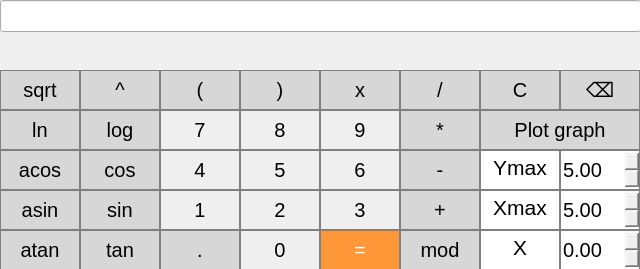
<?xml version="1.0" encoding="UTF-8"?>
<ui version="4.0">
 <class>MainWindow</class>
 <widget class="QMainWindow" name="MainWindow">
  <property name="geometry">
   <rect>
    <x>0</x>
    <y>0</y>
    <width>640</width>
    <height>269</height>
   </rect>
  </property>
  <property name="windowTitle">
   <string>MainWindow</string>
  </property>
  <widget class="QWidget" name="centralwidget">
   <widget class="QPushButton" name="pushButton_0">
    <property name="geometry">
     <rect>
      <x>240</x>
      <y>230</y>
      <width>80</width>
      <height>40</height>
     </rect>
    </property>
    <property name="font">
     <font>
      <pointsize>15</pointsize>
     </font>
    </property>
    <property name="styleSheet">
     <string notr="true">QPushButton {
   border: 1px solid gray;
}
QPushButton:pressed {
    background-color: qlineargradient(x1: 0, y1: 0, x2: 0, y2: 1,
                                      stop: 0 #dadbde, stop: 1 #f6f7fa);
}</string>
    </property>
    <property name="text">
     <string>0</string>
    </property>
   </widget>
   <widget class="QPushButton" name="pushButton_power">
    <property name="geometry">
     <rect>
      <x>80</x>
      <y>70</y>
      <width>80</width>
      <height>40</height>
     </rect>
    </property>
    <property name="font">
     <font>
      <pointsize>15</pointsize>
     </font>
    </property>
    <property name="styleSheet">
     <string notr="true">QPushButton {
  background-color: rgb(215, 215, 215);
  border: 1px solid gray;
}
QPushButton:pressed {
    background-color: qlineargradient(x1: 0, y1: 0, x2: 0, y2: 1,
                                      stop: 0 #BEBEBE, stop: 1 #D7D7D7);
}</string>
    </property>
    <property name="text">
     <string>^</string>
    </property>
   </widget>
   <widget class="QPushButton" name="pushButton_delete">
    <property name="geometry">
     <rect>
      <x>560</x>
      <y>70</y>
      <width>80</width>
      <height>40</height>
     </rect>
    </property>
    <property name="font">
     <font>
      <pointsize>15</pointsize>
     </font>
    </property>
    <property name="styleSheet">
     <string notr="true">QPushButton {
  background-color: rgb(215, 215, 215);
  border: 1px solid gray;
}
QPushButton:pressed {
    background-color: qlineargradient(x1: 0, y1: 0, x2: 0, y2: 1,
                                      stop: 0 #BEBEBE, stop: 1 #D7D7D7);
}</string>
    </property>
    <property name="text">
     <string>⌫</string>
    </property>
   </widget>
   <widget class="QPushButton" name="pushButton_1">
    <property name="geometry">
     <rect>
      <x>160</x>
      <y>190</y>
      <width>80</width>
      <height>40</height>
     </rect>
    </property>
    <property name="font">
     <font>
      <pointsize>15</pointsize>
     </font>
    </property>
    <property name="styleSheet">
     <string notr="true">QPushButton {
   border: 1px solid gray;
}
QPushButton:pressed {
    background-color: qlineargradient(x1: 0, y1: 0, x2: 0, y2: 1,
                                      stop: 0 #dadbde, stop: 1 #f6f7fa);
}</string>
    </property>
    <property name="text">
     <string>1</string>
    </property>
   </widget>
   <widget class="QPushButton" name="pushButton_ln">
    <property name="geometry">
     <rect>
      <x>0</x>
      <y>110</y>
      <width>80</width>
      <height>40</height>
     </rect>
    </property>
    <property name="font">
     <font>
      <pointsize>15</pointsize>
     </font>
    </property>
    <property name="styleSheet">
     <string notr="true">QPushButton {
  background-color: rgb(215, 215, 215);
  border: 1px solid gray;
}
QPushButton:pressed {
    background-color: qlineargradient(x1: 0, y1: 0, x2: 0, y2: 1,
                                      stop: 0 #BEBEBE, stop: 1 #D7D7D7);
}</string>
    </property>
    <property name="text">
     <string>ln</string>
    </property>
   </widget>
   <widget class="QPushButton" name="pushButton_close_bracket">
    <property name="geometry">
     <rect>
      <x>240</x>
      <y>70</y>
      <width>80</width>
      <height>40</height>
     </rect>
    </property>
    <property name="font">
     <font>
      <pointsize>15</pointsize>
     </font>
    </property>
    <property name="styleSheet">
     <string notr="true">QPushButton {
  background-color: rgb(215, 215, 215);
  border: 1px solid gray;
}
QPushButton:pressed {
    background-color: qlineargradient(x1: 0, y1: 0, x2: 0, y2: 1,
                                      stop: 0 #BEBEBE, stop: 1 #D7D7D7);
}</string>
    </property>
    <property name="text">
     <string>)</string>
    </property>
   </widget>
   <widget class="QPushButton" name="pushButton_plus">
    <property name="geometry">
     <rect>
      <x>400</x>
      <y>190</y>
      <width>80</width>
      <height>40</height>
     </rect>
    </property>
    <property name="font">
     <font>
      <pointsize>15</pointsize>
     </font>
    </property>
    <property name="styleSheet">
     <string notr="true">QPushButton {
  background-color: rgb(215, 215, 215);
  border: 1px solid gray;
}
QPushButton:pressed {
    background-color: qlineargradient(x1: 0, y1: 0, x2: 0, y2: 1,
                                      stop: 0 #BEBEBE, stop: 1 #D7D7D7);
}</string>
    </property>
    <property name="text">
     <string>+</string>
    </property>
   </widget>
   <widget class="QPushButton" name="pushButton_log">
    <property name="geometry">
     <rect>
      <x>80</x>
      <y>110</y>
      <width>80</width>
      <height>40</height>
     </rect>
    </property>
    <property name="font">
     <font>
      <pointsize>15</pointsize>
     </font>
    </property>
    <property name="styleSheet">
     <string notr="true">QPushButton {
  background-color: rgb(215, 215, 215);
  border: 1px solid gray;
}
QPushButton:pressed {
    background-color: qlineargradient(x1: 0, y1: 0, x2: 0, y2: 1,
                                      stop: 0 #BEBEBE, stop: 1 #D7D7D7);
}</string>
    </property>
    <property name="text">
     <string>log</string>
    </property>
   </widget>
   <widget class="QPushButton" name="pushButton_dot">
    <property name="geometry">
     <rect>
      <x>160</x>
      <y>230</y>
      <width>80</width>
      <height>40</height>
     </rect>
    </property>
    <property name="font">
     <font>
      <pointsize>15</pointsize>
     </font>
    </property>
    <property name="styleSheet">
     <string notr="true">QPushButton {
  background-color: rgb(215, 215, 215);
  border: 1px solid gray;
}
QPushButton:pressed {
    background-color: qlineargradient(x1: 0, y1: 0, x2: 0, y2: 1,
                                      stop: 0 #BEBEBE, stop: 1 #D7D7D7);
}</string>
    </property>
    <property name="text">
     <string>.</string>
    </property>
   </widget>
   <widget class="QPushButton" name="pushButton_plot">
    <property name="geometry">
     <rect>
      <x>480</x>
      <y>110</y>
      <width>160</width>
      <height>40</height>
     </rect>
    </property>
    <property name="font">
     <font>
      <pointsize>15</pointsize>
     </font>
    </property>
    <property name="styleSheet">
     <string notr="true">QPushButton {
  background-color: rgb(215, 215, 215);
  border: 1px solid gray;
}
QPushButton:pressed {
    background-color: qlineargradient(x1: 0, y1: 0, x2: 0, y2: 1,
                                      stop: 0 #BEBEBE, stop: 1 #D7D7D7);
}</string>
    </property>
    <property name="text">
     <string>Plot graph</string>
    </property>
   </widget>
   <widget class="QPushButton" name="pushButton_acos">
    <property name="geometry">
     <rect>
      <x>0</x>
      <y>150</y>
      <width>80</width>
      <height>40</height>
     </rect>
    </property>
    <property name="font">
     <font>
      <pointsize>15</pointsize>
     </font>
    </property>
    <property name="styleSheet">
     <string notr="true">QPushButton {
  background-color: rgb(215, 215, 215);
  border: 1px solid gray;
}
QPushButton:pressed {
    background-color: qlineargradient(x1: 0, y1: 0, x2: 0, y2: 1,
                                      stop: 0 #BEBEBE, stop: 1 #D7D7D7);
}</string>
    </property>
    <property name="text">
     <string>acos</string>
    </property>
   </widget>
   <widget class="QPushButton" name="pushButton_mult">
    <property name="geometry">
     <rect>
      <x>400</x>
      <y>110</y>
      <width>80</width>
      <height>40</height>
     </rect>
    </property>
    <property name="font">
     <font>
      <pointsize>15</pointsize>
     </font>
    </property>
    <property name="styleSheet">
     <string notr="true">QPushButton {
  background-color: rgb(215, 215, 215);
  border: 1px solid gray;
}
QPushButton:pressed {
    background-color: qlineargradient(x1: 0, y1: 0, x2: 0, y2: 1,
                                      stop: 0 #BEBEBE, stop: 1 #D7D7D7);
}</string>
    </property>
    <property name="text">
     <string>*</string>
    </property>
   </widget>
   <widget class="QPushButton" name="pushButton_sqrt">
    <property name="geometry">
     <rect>
      <x>0</x>
      <y>70</y>
      <width>80</width>
      <height>40</height>
     </rect>
    </property>
    <property name="font">
     <font>
      <pointsize>15</pointsize>
     </font>
    </property>
    <property name="styleSheet">
     <string notr="true">QPushButton {
  background-color: rgb(215, 215, 215);
  border: 1px solid gray;
}
QPushButton:pressed {
    background-color: qlineargradient(x1: 0, y1: 0, x2: 0, y2: 1,
                                      stop: 0 #BEBEBE, stop: 1 #D7D7D7);
}</string>
    </property>
    <property name="text">
     <string>sqrt</string>
    </property>
   </widget>
   <widget class="QPushButton" name="pushButton_sin">
    <property name="geometry">
     <rect>
      <x>80</x>
      <y>190</y>
      <width>80</width>
      <height>40</height>
     </rect>
    </property>
    <property name="font">
     <font>
      <pointsize>15</pointsize>
     </font>
    </property>
    <property name="styleSheet">
     <string notr="true">QPushButton {
  background-color: rgb(215, 215, 215);
  border: 1px solid gray;
}
QPushButton:pressed {
    background-color: qlineargradient(x1: 0, y1: 0, x2: 0, y2: 1,
                                      stop: 0 #BEBEBE, stop: 1 #D7D7D7);
}</string>
    </property>
    <property name="text">
     <string>sin</string>
    </property>
   </widget>
   <widget class="QPushButton" name="pushButton_6">
    <property name="geometry">
     <rect>
      <x>320</x>
      <y>150</y>
      <width>80</width>
      <height>40</height>
     </rect>
    </property>
    <property name="font">
     <font>
      <pointsize>15</pointsize>
     </font>
    </property>
    <property name="styleSheet">
     <string notr="true">QPushButton {
   border: 1px solid gray;
}
QPushButton:pressed {
    background-color: qlineargradient(x1: 0, y1: 0, x2: 0, y2: 1,
                                      stop: 0 #dadbde, stop: 1 #f6f7fa);
}</string>
    </property>
    <property name="text">
     <string>6</string>
    </property>
   </widget>
   <widget class="QPushButton" name="pushButton_8">
    <property name="geometry">
     <rect>
      <x>240</x>
      <y>110</y>
      <width>80</width>
      <height>40</height>
     </rect>
    </property>
    <property name="font">
     <font>
      <pointsize>15</pointsize>
     </font>
    </property>
    <property name="styleSheet">
     <string notr="true">QPushButton {
   border: 1px solid gray;
}
QPushButton:pressed {
    background-color: qlineargradient(x1: 0, y1: 0, x2: 0, y2: 1,
                                      stop: 0 #dadbde, stop: 1 #f6f7fa);
}</string>
    </property>
    <property name="text">
     <string>8</string>
    </property>
   </widget>
   <widget class="QPushButton" name="pushButton_tan">
    <property name="geometry">
     <rect>
      <x>80</x>
      <y>230</y>
      <width>80</width>
      <height>40</height>
     </rect>
    </property>
    <property name="font">
     <font>
      <pointsize>15</pointsize>
     </font>
    </property>
    <property name="styleSheet">
     <string notr="true">QPushButton {
  background-color: rgb(215, 215, 215);
  border: 1px solid gray;
}
QPushButton:pressed {
    background-color: qlineargradient(x1: 0, y1: 0, x2: 0, y2: 1,
                                      stop: 0 #BEBEBE, stop: 1 #D7D7D7);
}</string>
    </property>
    <property name="text">
     <string>tan</string>
    </property>
   </widget>
   <widget class="QPushButton" name="pushButton_3">
    <property name="geometry">
     <rect>
      <x>320</x>
      <y>190</y>
      <width>80</width>
      <height>40</height>
     </rect>
    </property>
    <property name="font">
     <font>
      <pointsize>15</pointsize>
     </font>
    </property>
    <property name="styleSheet">
     <string notr="true">QPushButton {
   border: 1px solid gray;
}
QPushButton:pressed {
    background-color: qlineargradient(x1: 0, y1: 0, x2: 0, y2: 1,
                                      stop: 0 #dadbde, stop: 1 #f6f7fa);
}</string>
    </property>
    <property name="text">
     <string>3</string>
    </property>
   </widget>
   <widget class="QPushButton" name="pushButton_cos">
    <property name="geometry">
     <rect>
      <x>80</x>
      <y>150</y>
      <width>80</width>
      <height>40</height>
     </rect>
    </property>
    <property name="font">
     <font>
      <pointsize>15</pointsize>
     </font>
    </property>
    <property name="styleSheet">
     <string notr="true">QPushButton {
  background-color: rgb(215, 215, 215);
  border: 1px solid gray;
}
QPushButton:pressed {
    background-color: qlineargradient(x1: 0, y1: 0, x2: 0, y2: 1,
                                      stop: 0 #BEBEBE, stop: 1 #D7D7D7);
}</string>
    </property>
    <property name="text">
     <string>cos</string>
    </property>
   </widget>
   <widget class="QPushButton" name="pushButton_9">
    <property name="geometry">
     <rect>
      <x>320</x>
      <y>110</y>
      <width>80</width>
      <height>40</height>
     </rect>
    </property>
    <property name="font">
     <font>
      <pointsize>15</pointsize>
     </font>
    </property>
    <property name="styleSheet">
     <string notr="true">QPushButton {
   border: 1px solid gray;
}
QPushButton:pressed {
    background-color: qlineargradient(x1: 0, y1: 0, x2: 0, y2: 1,
                                      stop: 0 #dadbde, stop: 1 #f6f7fa);
}</string>
    </property>
    <property name="text">
     <string>9</string>
    </property>
   </widget>
   <widget class="QPushButton" name="pushButton_div">
    <property name="geometry">
     <rect>
      <x>400</x>
      <y>70</y>
      <width>80</width>
      <height>40</height>
     </rect>
    </property>
    <property name="font">
     <font>
      <pointsize>15</pointsize>
     </font>
    </property>
    <property name="styleSheet">
     <string notr="true">QPushButton {
  background-color: rgb(215, 215, 215);
  border: 1px solid gray;
}
QPushButton:pressed {
    background-color: qlineargradient(x1: 0, y1: 0, x2: 0, y2: 1,
                                      stop: 0 #BEBEBE, stop: 1 #D7D7D7);
}</string>
    </property>
    <property name="text">
     <string>/</string>
    </property>
   </widget>
   <widget class="QPushButton" name="pushButton_2">
    <property name="geometry">
     <rect>
      <x>240</x>
      <y>190</y>
      <width>80</width>
      <height>40</height>
     </rect>
    </property>
    <property name="font">
     <font>
      <pointsize>15</pointsize>
     </font>
    </property>
    <property name="styleSheet">
     <string notr="true">QPushButton {
   border: 1px solid gray;
}
QPushButton:pressed {
    background-color: qlineargradient(x1: 0, y1: 0, x2: 0, y2: 1,
                                      stop: 0 #dadbde, stop: 1 #f6f7fa);
}</string>
    </property>
    <property name="text">
     <string>2</string>
    </property>
   </widget>
   <widget class="QPushButton" name="pushButton_mod">
    <property name="geometry">
     <rect>
      <x>400</x>
      <y>230</y>
      <width>80</width>
      <height>40</height>
     </rect>
    </property>
    <property name="font">
     <font>
      <pointsize>15</pointsize>
     </font>
    </property>
    <property name="styleSheet">
     <string notr="true">QPushButton {
  background-color: rgb(215, 215, 215);
  border: 1px solid gray;
}
QPushButton:pressed {
    background-color: qlineargradient(x1: 0, y1: 0, x2: 0, y2: 1,
                                      stop: 0 #BEBEBE, stop: 1 #D7D7D7);
}</string>
    </property>
    <property name="text">
     <string>mod</string>
    </property>
   </widget>
   <widget class="QPushButton" name="pushButton_minus">
    <property name="geometry">
     <rect>
      <x>400</x>
      <y>150</y>
      <width>80</width>
      <height>40</height>
     </rect>
    </property>
    <property name="font">
     <font>
      <pointsize>15</pointsize>
     </font>
    </property>
    <property name="styleSheet">
     <string notr="true">QPushButton {
  background-color: rgb(215, 215, 215);
  border: 1px solid gray;
}
QPushButton:pressed {
    background-color: qlineargradient(x1: 0, y1: 0, x2: 0, y2: 1,
                                      stop: 0 #BEBEBE, stop: 1 #D7D7D7);
}</string>
    </property>
    <property name="text">
     <string>-</string>
    </property>
   </widget>
   <widget class="QPushButton" name="pushButton_x">
    <property name="geometry">
     <rect>
      <x>320</x>
      <y>70</y>
      <width>80</width>
      <height>40</height>
     </rect>
    </property>
    <property name="font">
     <font>
      <pointsize>15</pointsize>
     </font>
    </property>
    <property name="styleSheet">
     <string notr="true">QPushButton {
  background-color: rgb(215, 215, 215);
  border: 1px solid gray;
}
QPushButton:pressed {
    background-color: qlineargradient(x1: 0, y1: 0, x2: 0, y2: 1,
                                      stop: 0 #BEBEBE, stop: 1 #D7D7D7);
}</string>
    </property>
    <property name="text">
     <string>x</string>
    </property>
   </widget>
   <widget class="QPushButton" name="pushButton_7">
    <property name="geometry">
     <rect>
      <x>160</x>
      <y>110</y>
      <width>80</width>
      <height>40</height>
     </rect>
    </property>
    <property name="font">
     <font>
      <pointsize>15</pointsize>
     </font>
    </property>
    <property name="styleSheet">
     <string notr="true">QPushButton {
   border: 1px solid gray;
}
QPushButton:pressed {
    background-color: qlineargradient(x1: 0, y1: 0, x2: 0, y2: 1,
                                      stop: 0 #dadbde, stop: 1 #f6f7fa);
}</string>
    </property>
    <property name="text">
     <string>7</string>
    </property>
   </widget>
   <widget class="QTextBrowser" name="textBrowser_X">
    <property name="geometry">
     <rect>
      <x>480</x>
      <y>230</y>
      <width>80</width>
      <height>40</height>
     </rect>
    </property>
    <property name="styleSheet">
     <string notr="true">border: 1px solid gray;</string>
    </property>
    <property name="html">
     <string>&lt;!DOCTYPE HTML PUBLIC &quot;-//W3C//DTD HTML 4.0//EN&quot; &quot;http://www.w3.org/TR/REC-html40/strict.dtd&quot;&gt;
&lt;html&gt;&lt;head&gt;&lt;meta name=&quot;qrichtext&quot; content=&quot;1&quot; /&gt;&lt;meta charset=&quot;utf-8&quot; /&gt;&lt;style type=&quot;text/css&quot;&gt;
p, li { white-space: pre-wrap; }
hr { height: 1px; border-width: 0; }
li.unchecked::marker { content: &quot;\2610&quot;; }
li.checked::marker { content: &quot;\2612&quot;; }
&lt;/style&gt;&lt;/head&gt;&lt;body style=&quot; font-family:'Segoe UI'; font-size:9pt; font-weight:400; font-style:normal;&quot;&gt;
&lt;p align=&quot;center&quot; style=&quot; margin-top:0px; margin-bottom:0px; margin-left:0px; margin-right:0px; -qt-block-indent:0; text-indent:0px;&quot;&gt;&lt;span style=&quot; font-size:16pt;&quot;&gt;X&lt;/span&gt;&lt;/p&gt;&lt;/body&gt;&lt;/html&gt;</string>
    </property>
   </widget>
   <widget class="QPushButton" name="pushButton_asin">
    <property name="geometry">
     <rect>
      <x>0</x>
      <y>190</y>
      <width>80</width>
      <height>40</height>
     </rect>
    </property>
    <property name="font">
     <font>
      <pointsize>15</pointsize>
     </font>
    </property>
    <property name="styleSheet">
     <string notr="true">QPushButton {
  background-color: rgb(215, 215, 215);
  border: 1px solid gray;
}
QPushButton:pressed {
    background-color: qlineargradient(x1: 0, y1: 0, x2: 0, y2: 1,
                                      stop: 0 #BEBEBE, stop: 1 #D7D7D7);
}</string>
    </property>
    <property name="text">
     <string>asin</string>
    </property>
   </widget>
   <widget class="QPushButton" name="pushButton_4">
    <property name="geometry">
     <rect>
      <x>160</x>
      <y>150</y>
      <width>80</width>
      <height>40</height>
     </rect>
    </property>
    <property name="font">
     <font>
      <pointsize>15</pointsize>
     </font>
    </property>
    <property name="styleSheet">
     <string notr="true">QPushButton {
   border: 1px solid gray;
}
QPushButton:pressed {
    background-color: qlineargradient(x1: 0, y1: 0, x2: 0, y2: 1,
                                      stop: 0 #dadbde, stop: 1 #f6f7fa);
}</string>
    </property>
    <property name="text">
     <string>4</string>
    </property>
   </widget>
   <widget class="QPushButton" name="pushButton_atan">
    <property name="geometry">
     <rect>
      <x>0</x>
      <y>230</y>
      <width>80</width>
      <height>40</height>
     </rect>
    </property>
    <property name="font">
     <font>
      <pointsize>15</pointsize>
     </font>
    </property>
    <property name="styleSheet">
     <string notr="true">QPushButton {
  background-color: rgb(215, 215, 215);
  border: 1px solid gray;
}
QPushButton:pressed {
    background-color: qlineargradient(x1: 0, y1: 0, x2: 0, y2: 1,
                                      stop: 0 #BEBEBE, stop: 1 #D7D7D7);
}</string>
    </property>
    <property name="text">
     <string>atan</string>
    </property>
   </widget>
   <widget class="QPushButton" name="pushButton_5">
    <property name="geometry">
     <rect>
      <x>240</x>
      <y>150</y>
      <width>80</width>
      <height>40</height>
     </rect>
    </property>
    <property name="font">
     <font>
      <pointsize>15</pointsize>
     </font>
    </property>
    <property name="styleSheet">
     <string notr="true">QPushButton {
   border: 1px solid gray;
}
QPushButton:pressed {
    background-color: qlineargradient(x1: 0, y1: 0, x2: 0, y2: 1,
                                      stop: 0 #dadbde, stop: 1 #f6f7fa);
}</string>
    </property>
    <property name="text">
     <string>5</string>
    </property>
   </widget>
   <widget class="QTextBrowser" name="textBrowser_Xmax">
    <property name="geometry">
     <rect>
      <x>480</x>
      <y>190</y>
      <width>80</width>
      <height>40</height>
     </rect>
    </property>
    <property name="styleSheet">
     <string notr="true">border: 1px solid gray;</string>
    </property>
    <property name="html">
     <string>&lt;!DOCTYPE HTML PUBLIC &quot;-//W3C//DTD HTML 4.0//EN&quot; &quot;http://www.w3.org/TR/REC-html40/strict.dtd&quot;&gt;
&lt;html&gt;&lt;head&gt;&lt;meta name=&quot;qrichtext&quot; content=&quot;1&quot; /&gt;&lt;meta charset=&quot;utf-8&quot; /&gt;&lt;style type=&quot;text/css&quot;&gt;
p, li { white-space: pre-wrap; }
hr { height: 1px; border-width: 0; }
li.unchecked::marker { content: &quot;\2610&quot;; }
li.checked::marker { content: &quot;\2612&quot;; }
&lt;/style&gt;&lt;/head&gt;&lt;body style=&quot; font-family:'Segoe UI'; font-size:9pt; font-weight:400; font-style:normal;&quot;&gt;
&lt;p align=&quot;center&quot; style=&quot; margin-top:0px; margin-bottom:0px; margin-left:0px; margin-right:0px; -qt-block-indent:0; text-indent:0px;&quot;&gt;&lt;span style=&quot; font-size:16pt;&quot;&gt;Xmax&lt;/span&gt;&lt;/p&gt;&lt;/body&gt;&lt;/html&gt;</string>
    </property>
   </widget>
   <widget class="QTextBrowser" name="textBrowser_Ymax">
    <property name="geometry">
     <rect>
      <x>480</x>
      <y>150</y>
      <width>80</width>
      <height>40</height>
     </rect>
    </property>
    <property name="font">
     <font>
      <pointsize>15</pointsize>
     </font>
    </property>
    <property name="styleSheet">
     <string notr="true">border: 1px solid gray;</string>
    </property>
    <property name="html">
     <string>&lt;!DOCTYPE HTML PUBLIC &quot;-//W3C//DTD HTML 4.0//EN&quot; &quot;http://www.w3.org/TR/REC-html40/strict.dtd&quot;&gt;
&lt;html&gt;&lt;head&gt;&lt;meta name=&quot;qrichtext&quot; content=&quot;1&quot; /&gt;&lt;meta charset=&quot;utf-8&quot; /&gt;&lt;style type=&quot;text/css&quot;&gt;
p, li { white-space: pre-wrap; }
hr { height: 1px; border-width: 0; }
li.unchecked::marker { content: &quot;\2610&quot;; }
li.checked::marker { content: &quot;\2612&quot;; }
&lt;/style&gt;&lt;/head&gt;&lt;body style=&quot; font-family:'Segoe UI'; font-size:15pt; font-weight:400; font-style:normal;&quot;&gt;
&lt;p align=&quot;center&quot; style=&quot; margin-top:0px; margin-bottom:0px; margin-left:0px; margin-right:0px; -qt-block-indent:0; text-indent:0px;&quot;&gt;&lt;span style=&quot; font-size:16pt;&quot;&gt;Ymax&lt;/span&gt;&lt;/p&gt;&lt;/body&gt;&lt;/html&gt;</string>
    </property>
   </widget>
   <widget class="QPushButton" name="pushButton_open_bracket">
    <property name="geometry">
     <rect>
      <x>160</x>
      <y>70</y>
      <width>80</width>
      <height>40</height>
     </rect>
    </property>
    <property name="font">
     <font>
      <pointsize>15</pointsize>
     </font>
    </property>
    <property name="styleSheet">
     <string notr="true">QPushButton {
  background-color: rgb(215, 215, 215);
  border: 1px solid gray;
}
QPushButton:pressed {
    background-color: qlineargradient(x1: 0, y1: 0, x2: 0, y2: 1,
                                      stop: 0 #BEBEBE, stop: 1 #D7D7D7);
}</string>
    </property>
    <property name="text">
     <string>(</string>
    </property>
   </widget>
   <widget class="QPushButton" name="pushButton_equal">
    <property name="geometry">
     <rect>
      <x>320</x>
      <y>230</y>
      <width>80</width>
      <height>40</height>
     </rect>
    </property>
    <property name="font">
     <font>
      <pointsize>15</pointsize>
     </font>
    </property>
    <property name="styleSheet">
     <string notr="true">QPushButton {
  background-color: rgb(255, 151, 57);
  color: white; 
  border: 1px solid gray;
}

QPushButton:pressed {
    background-color: qlineargradient(x1: 0, y1: 0, x2: 0, y2: 1,
                                      stop: 0 #FF7832, stop: 1 #FF9739);
}</string>
    </property>
    <property name="text">
     <string>=</string>
    </property>
   </widget>
   <widget class="QPushButton" name="pushButton_C">
    <property name="geometry">
     <rect>
      <x>480</x>
      <y>70</y>
      <width>80</width>
      <height>40</height>
     </rect>
    </property>
    <property name="font">
     <font>
      <pointsize>15</pointsize>
     </font>
    </property>
    <property name="styleSheet">
     <string notr="true">QPushButton {
  background-color: rgb(215, 215, 215);
  border: 1px solid gray;
}
QPushButton:pressed {
    background-color: qlineargradient(x1: 0, y1: 0, x2: 0, y2: 1,
                                      stop: 0 #BEBEBE, stop: 1 #D7D7D7);
}</string>
    </property>
    <property name="text">
     <string>C</string>
    </property>
   </widget>
   <widget class="QWidget" name="layoutWidget">
    <property name="geometry">
     <rect>
      <x>0</x>
      <y>0</y>
      <width>641</width>
      <height>71</height>
     </rect>
    </property>
    <layout class="QVBoxLayout" name="verticalLayout_2">
     <property name="spacing">
      <number>0</number>
     </property>
     <property name="bottomMargin">
      <number>0</number>
     </property>
     <item>
      <widget class="QLineEdit" name="lineEdit_input">
       <property name="font">
        <font>
         <pointsize>15</pointsize>
        </font>
       </property>
       <property name="layoutDirection">
        <enum>Qt::RightToLeft</enum>
       </property>
       <property name="alignment">
        <set>Qt::AlignRight|Qt::AlignTrailing|Qt::AlignVCenter</set>
       </property>
      </widget>
     </item>
     <item>
      <widget class="QLabel" name="label_answer">
       <property name="font">
        <font>
         <pointsize>16</pointsize>
        </font>
       </property>
       <property name="text">
        <string/>
       </property>
       <property name="alignment">
        <set>Qt::AlignRight|Qt::AlignTrailing|Qt::AlignVCenter</set>
       </property>
      </widget>
     </item>
    </layout>
   </widget>
   <widget class="QDoubleSpinBox" name="doubleSpinBox_Xmax">
    <property name="geometry">
     <rect>
      <x>560</x>
      <y>190</y>
      <width>80</width>
      <height>40</height>
     </rect>
    </property>
    <property name="font">
     <font>
      <pointsize>15</pointsize>
     </font>
    </property>
    <property name="styleSheet">
     <string notr="true">border: 1px solid gray;</string>
    </property>
    <property name="value">
     <double>5.000000000000000</double>
    </property>
   </widget>
   <widget class="QDoubleSpinBox" name="doubleSpinBox_Ymax">
    <property name="geometry">
     <rect>
      <x>560</x>
      <y>150</y>
      <width>80</width>
      <height>40</height>
     </rect>
    </property>
    <property name="font">
     <font>
      <pointsize>15</pointsize>
     </font>
    </property>
    <property name="styleSheet">
     <string notr="true">border: 1px solid gray;</string>
    </property>
    <property name="value">
     <double>5.000000000000000</double>
    </property>
   </widget>
   <widget class="QDoubleSpinBox" name="doubleSpinBox_X">
    <property name="geometry">
     <rect>
      <x>560</x>
      <y>230</y>
      <width>80</width>
      <height>40</height>
     </rect>
    </property>
    <property name="font">
     <font>
      <pointsize>15</pointsize>
     </font>
    </property>
    <property name="styleSheet">
     <string notr="true">border: 1px solid gray;</string>
    </property>
   </widget>
  </widget>
 </widget>
 <resources/>
 <connections/>
</ui>
